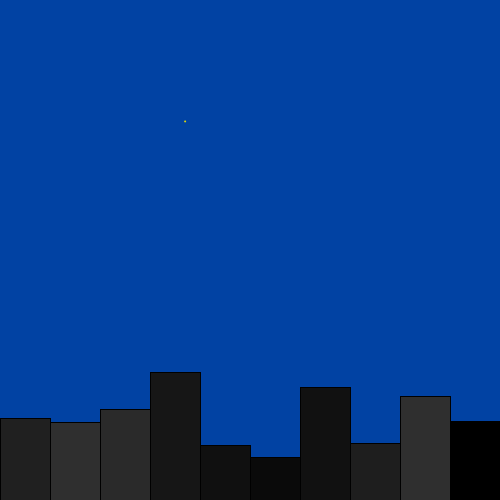
Frame 1 (no input)
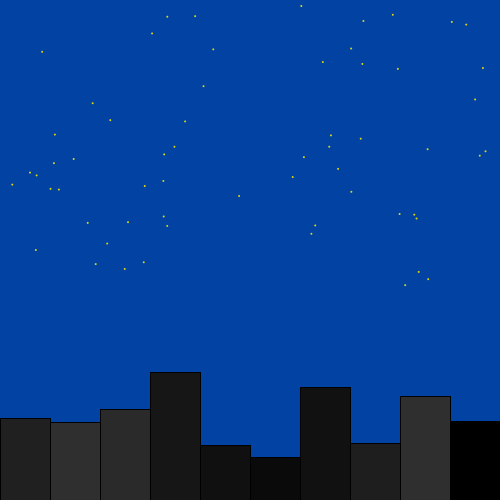
Frame 60 (the mouse pressed at the canvas centre just before this capture)
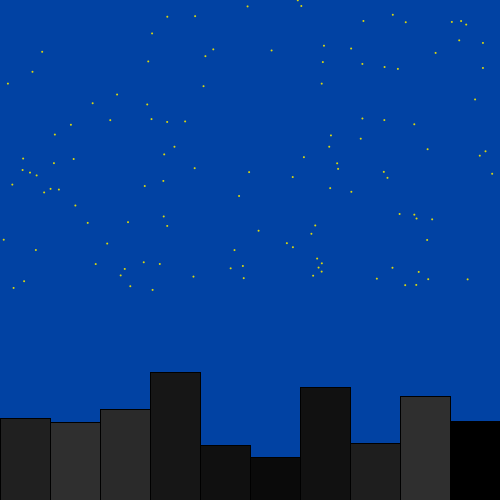
Frame 120 (the mouse held since frame 60 and released just before this capture)

The Processing sketch that drew these frames (run headless with seeded random() and noise(); from frame 60 on, the mouse is pressed at the canvas centre):

// Processing sketch: nyc_sky
// ── nyc_sky.pde
int num_shapes = 30;
color[]col = new color[num_shapes];
void setup() {
  size(500, 500);
  background(1, 66, 163);
  for (int i = 0; i < num_shapes; i++) {
    col[i] = color(random(0, 50));
    fill(col[i]);
    float height1 = random(40, 200);
    rect(50*i, 500-(height1), 50, height1);
  }
}

void draw () {
  noStroke();
  fill(219, 215, 13);
  ellipse(random(width), random(0, 300), 2, 2);
}
